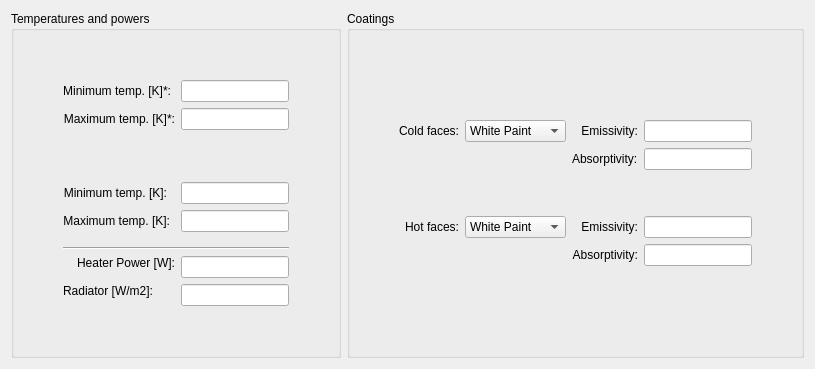
     <widget class="QWidget" name="Thermal">
      <attribute name="title">
       <string>Thermal</string>
      </attribute>
      <layout class="QGridLayout" name="gridLayout_7">
       <item row="0" column="0">
        <layout class="QHBoxLayout" name="horizontalLayout_3">
         <item>
          <widget class="QGroupBox" name="groupBox_3">
           <property name="title">
            <string>Temperatures and powers</string>
           </property>
           <layout class="QGridLayout" name="gridLayout_8">
            <item row="1" column="1">
             <layout class="QVBoxLayout" name="verticalLayout_2">
              <item>
               <layout class="QFormLayout" name="formLayout_3">
                <property name="fieldGrowthPolicy">
                 <enum>QFormLayout::FieldsStayAtSizeHint</enum>
                </property>
                <item row="1" column="1">
                 <widget class="QLineEdit" name="ThermalGUISCMinTemperatureHeaterRadiatorLineEdit_3">
                  <property name="enabled">
                   <bool>true</bool>
                  </property>
                  <property name="sizePolicy">
                   <sizepolicy hsizetype="Preferred" vsizetype="Preferred">
                    <horstretch>0</horstretch>
                    <verstretch>0</verstretch>
                   </sizepolicy>
                  </property>
                  <property name="alignment">
                   <set>Qt::AlignRight|Qt::AlignTrailing|Qt::AlignVCenter</set>
                  </property>
                 </widget>
                </item>
                <item row="1" column="0">
                 <widget class="QLabel" name="label_39">
                  <property name="sizePolicy">
                   <sizepolicy hsizetype="Preferred" vsizetype="Preferred">
                    <horstretch>0</horstretch>
                    <verstretch>0</verstretch>
                   </sizepolicy>
                  </property>
                  <property name="text">
                   <string>Minimum temp. [K]*:</string>
                  </property>
                  <property name="alignment">
                   <set>Qt::AlignRight|Qt::AlignTrailing|Qt::AlignVCenter</set>
                  </property>
                  <property name="indent">
                   <number>0</number>
                  </property>
                 </widget>
                </item>
                <item row="2" column="0">
                 <widget class="QLabel" name="label_40">
                  <property name="sizePolicy">
                   <sizepolicy hsizetype="Preferred" vsizetype="Preferred">
                    <horstretch>0</horstretch>
                    <verstretch>0</verstretch>
                   </sizepolicy>
                  </property>
                  <property name="text">
                   <string>Maximum temp. [K]*:</string>
                  </property>
                  <property name="alignment">
                   <set>Qt::AlignRight|Qt::AlignTrailing|Qt::AlignVCenter</set>
                  </property>
                  <property name="indent">
                   <number>0</number>
                  </property>
                 </widget>
                </item>
                <item row="2" column="1">
                 <widget class="QLineEdit" name="ThermalGUISCMaxTemperatureHeaterRadiatorLineEdit_3">
                  <property name="enabled">
                   <bool>true</bool>
                  </property>
                  <property name="sizePolicy">
                   <sizepolicy hsizetype="Preferred" vsizetype="Preferred">
                    <horstretch>0</horstretch>
                    <verstretch>0</verstretch>
                   </sizepolicy>
                  </property>
                  <property name="alignment">
                   <set>Qt::AlignRight|Qt::AlignTrailing|Qt::AlignVCenter</set>
                  </property>
                 </widget>
                </item>
                <item row="4" column="0">
                 <widget class="QLabel" name="label_56">
                  <property name="sizePolicy">
                   <sizepolicy hsizetype="Preferred" vsizetype="Preferred">
                    <horstretch>0</horstretch>
                    <verstretch>0</verstretch>
                   </sizepolicy>
                  </property>
                  <property name="text">
                   <string>Minimum temp. [K]:</string>
                  </property>
                  <property name="alignment">
                   <set>Qt::AlignRight|Qt::AlignTrailing|Qt::AlignVCenter</set>
                  </property>
                  <property name="indent">
                   <number>0</number>
                  </property>
                 </widget>
                </item>
                <item row="4" column="1">
                 <widget class="QLineEdit" name="ThermalGUISCMinTemperatureLineEdit_3">
                  <property name="enabled">
                   <bool>true</bool>
                  </property>
                  <property name="sizePolicy">
                   <sizepolicy hsizetype="Preferred" vsizetype="Preferred">
                    <horstretch>0</horstretch>
                    <verstretch>0</verstretch>
                   </sizepolicy>
                  </property>
                  <property name="alignment">
                   <set>Qt::AlignRight|Qt::AlignTrailing|Qt::AlignVCenter</set>
                  </property>
                 </widget>
                </item>
                <item row="5" column="0">
                 <widget class="QLabel" name="label_57">
                  <property name="sizePolicy">
                   <sizepolicy hsizetype="Preferred" vsizetype="Preferred">
                    <horstretch>0</horstretch>
                    <verstretch>0</verstretch>
                   </sizepolicy>
                  </property>
                  <property name="text">
                   <string>Maximum temp. [K]:</string>
                  </property>
                  <property name="alignment">
                   <set>Qt::AlignRight|Qt::AlignTrailing|Qt::AlignVCenter</set>
                  </property>
                  <property name="indent">
                   <number>0</number>
                  </property>
                 </widget>
                </item>
                <item row="5" column="1">
                 <widget class="QLineEdit" name="ThermalGUISCMaxTemperatureLineEdit_3">
                  <property name="enabled">
                   <bool>true</bool>
                  </property>
                  <property name="sizePolicy">
                   <sizepolicy hsizetype="Preferred" vsizetype="Preferred">
                    <horstretch>0</horstretch>
                    <verstretch>0</verstretch>
                   </sizepolicy>
                  </property>
                  <property name="alignment">
                   <set>Qt::AlignRight|Qt::AlignTrailing|Qt::AlignVCenter</set>
                  </property>
                 </widget>
                </item>
                <item row="6" column="0">
                 <widget class="Line" name="line_5">
                  <property name="orientation">
                   <enum>Qt::Horizontal</enum>
                  </property>
                 </widget>
                </item>
                <item row="3" column="0">
                 <spacer name="verticalSpacer_10">
                  <property name="orientation">
                   <enum>Qt::Vertical</enum>
                  </property>
                  <property name="sizeHint" stdset="0">
                   <size>
                    <width>20</width>
                    <height>40</height>
                   </size>
                  </property>
                 </spacer>
                </item>
               </layout>
              </item>
              <item>
               <widget class="Line" name="line_4">
                <property name="orientation">
                 <enum>Qt::Horizontal</enum>
                </property>
               </widget>
              </item>
              <item>
               <layout class="QFormLayout" name="formLayout_4">
                <property name="fieldGrowthPolicy">
                 <enum>QFormLayout::FieldsStayAtSizeHint</enum>
                </property>
                <item row="0" column="0">
                 <widget class="QLabel" name="label_27">
                  <property name="sizePolicy">
                   <sizepolicy hsizetype="Preferred" vsizetype="Fixed">
                    <horstretch>0</horstretch>
                    <verstretch>0</verstretch>
                   </sizepolicy>
                  </property>
                  <property name="text">
                   <string>    Heater Power [W]:</string>
                  </property>
                  <property name="alignment">
                   <set>Qt::AlignRight|Qt::AlignTrailing|Qt::AlignVCenter</set>
                  </property>
                  <property name="indent">
                   <number>0</number>
                  </property>
                 </widget>
                </item>
                <item row="0" column="1">
                 <widget class="QLineEdit" name="ThermalGUIHeaterPowerLineEdit">
                  <property name="enabled">
                   <bool>true</bool>
                  </property>
                  <property name="sizePolicy">
                   <sizepolicy hsizetype="Preferred" vsizetype="Fixed">
                    <horstretch>0</horstretch>
                    <verstretch>0</verstretch>
                   </sizepolicy>
                  </property>
                  <property name="alignment">
                   <set>Qt::AlignRight|Qt::AlignTrailing|Qt::AlignVCenter</set>
                  </property>
                 </widget>
                </item>
                <item row="2" column="0">
                 <widget class="QLabel" name="label_28">
                  <property name="sizePolicy">
                   <sizepolicy hsizetype="Preferred" vsizetype="Fixed">
                    <horstretch>0</horstretch>
                    <verstretch>0</verstretch>
                   </sizepolicy>
                  </property>
                  <property name="text">
                   <string>Radiator [W/m2]:</string>
                  </property>
                  <property name="alignment">
                   <set>Qt::AlignRight|Qt::AlignTrailing|Qt::AlignVCenter</set>
                  </property>
                  <property name="indent">
                   <number>0</number>
                  </property>
                 </widget>
                </item>
                <item row="2" column="1">
                 <widget class="QLineEdit" name="ThermalGUIRadiatorLineEdit">
                  <property name="enabled">
                   <bool>true</bool>
                  </property>
                  <property name="sizePolicy">
                   <sizepolicy hsizetype="Preferred" vsizetype="Fixed">
                    <horstretch>0</horstretch>
                    <verstretch>0</verstretch>
                   </sizepolicy>
                  </property>
                  <property name="alignment">
                   <set>Qt::AlignRight|Qt::AlignTrailing|Qt::AlignVCenter</set>
                  </property>
                 </widget>
                </item>
               </layout>
              </item>
             </layout>
            </item>
            <item row="2" column="1">
             <spacer name="verticalSpacer">
              <property name="orientation">
               <enum>Qt::Vertical</enum>
              </property>
              <property name="sizeHint" stdset="0">
               <size>
                <width>20</width>
                <height>40</height>
               </size>
              </property>
             </spacer>
            </item>
            <item row="0" column="1">
             <spacer name="verticalSpacer_2">
              <property name="orientation">
               <enum>Qt::Vertical</enum>
              </property>
              <property name="sizeHint" stdset="0">
               <size>
                <width>20</width>
                <height>40</height>
               </size>
              </property>
             </spacer>
            </item>
            <item row="1" column="0">
             <spacer name="horizontalSpacer_17">
              <property name="orientation">
               <enum>Qt::Horizontal</enum>
              </property>
              <property name="sizeHint" stdset="0">
               <size>
                <width>40</width>
                <height>20</height>
               </size>
              </property>
             </spacer>
            </item>
            <item row="1" column="2">
             <spacer name="horizontalSpacer_18">
              <property name="orientation">
               <enum>Qt::Horizontal</enum>
              </property>
              <property name="sizeHint" stdset="0">
               <size>
                <width>40</width>
                <height>20</height>
               </size>
              </property>
             </spacer>
            </item>
           </layout>
          </widget>
         </item>
         <item>
          <widget class="QGroupBox" name="groupBox_4">
           <property name="title">
            <string>Coatings</string>
           </property>
           <layout class="QGridLayout" name="gridLayout_10">
            <item row="1" column="1">
             <layout class="QGridLayout" name="gridLayout_9">
              <item row="0" column="0">
               <widget class="QLabel" name="label_41">
                <property name="sizePolicy">
                 <sizepolicy hsizetype="MinimumExpanding" vsizetype="Fixed">
                  <horstretch>0</horstretch>
                  <verstretch>0</verstretch>
                 </sizepolicy>
                </property>
                <property name="text">
                 <string>Cold faces:</string>
                </property>
                <property name="alignment">
                 <set>Qt::AlignRight|Qt::AlignTrailing|Qt::AlignVCenter</set>
                </property>
                <property name="indent">
                 <number>0</number>
                </property>
               </widget>
              </item>
              <item row="0" column="1">
               <widget class="QComboBox" name="ThermalGUIColdCoatingComboBox_2">
                <item>
                 <property name="text">
                  <string>White Paint</string>
                 </property>
                </item>
                <item>
                 <property name="text">
                  <string>Black Paint</string>
                 </property>
                </item>
                <item>
                 <property name="text">
                  <string>User Defined</string>
                 </property>
                </item>
                <item>
                 <property name="text">
                  <string>No Coating</string>
                 </property>
                </item>
               </widget>
              </item>
              <item row="0" column="2">
               <widget class="QLabel" name="label_58">
                <property name="sizePolicy">
                 <sizepolicy hsizetype="Preferred" vsizetype="Fixed">
                  <horstretch>0</horstretch>
                  <verstretch>0</verstretch>
                 </sizepolicy>
                </property>
                <property name="text">
                 <string>Emissivity:</string>
                </property>
                <property name="alignment">
                 <set>Qt::AlignRight|Qt::AlignTrailing|Qt::AlignVCenter</set>
                </property>
                <property name="indent">
                 <number>0</number>
                </property>
               </widget>
              </item>
              <item row="0" column="3">
               <widget class="QLineEdit" name="ThermalGUIColdEmmissivityLineEdit_2">
                <property name="enabled">
                 <bool>true</bool>
                </property>
                <property name="sizePolicy">
                 <sizepolicy hsizetype="Preferred" vsizetype="Fixed">
                  <horstretch>0</horstretch>
                  <verstretch>0</verstretch>
                 </sizepolicy>
                </property>
                <property name="alignment">
                 <set>Qt::AlignRight|Qt::AlignTrailing|Qt::AlignVCenter</set>
                </property>
               </widget>
              </item>
              <item row="1" column="2">
               <widget class="QLabel" name="label_59">
                <property name="sizePolicy">
                 <sizepolicy hsizetype="Preferred" vsizetype="Fixed">
                  <horstretch>0</horstretch>
                  <verstretch>0</verstretch>
                 </sizepolicy>
                </property>
                <property name="text">
                 <string>Absorptivity:</string>
                </property>
                <property name="indent">
                 <number>0</number>
                </property>
               </widget>
              </item>
              <item row="1" column="3">
               <widget class="QLineEdit" name="ThermalGUIColdAbsorptivityLineEdit_2">
                <property name="enabled">
                 <bool>true</bool>
                </property>
                <property name="sizePolicy">
                 <sizepolicy hsizetype="Preferred" vsizetype="Fixed">
                  <horstretch>0</horstretch>
                  <verstretch>0</verstretch>
                 </sizepolicy>
                </property>
                <property name="alignment">
                 <set>Qt::AlignRight|Qt::AlignTrailing|Qt::AlignVCenter</set>
                </property>
               </widget>
              </item>
              <item row="3" column="0">
               <widget class="QLabel" name="label_42">
                <property name="sizePolicy">
                 <sizepolicy hsizetype="MinimumExpanding" vsizetype="Fixed">
                  <horstretch>0</horstretch>
                  <verstretch>0</verstretch>
                 </sizepolicy>
                </property>
                <property name="text">
                 <string>Hot faces:</string>
                </property>
                <property name="alignment">
                 <set>Qt::AlignRight|Qt::AlignTrailing|Qt::AlignVCenter</set>
                </property>
                <property name="indent">
                 <number>0</number>
                </property>
               </widget>
              </item>
              <item row="3" column="1">
               <widget class="QComboBox" name="ThermalGUIHotCoatingComboBox_2">
                <item>
                 <property name="text">
                  <string>White Paint</string>
                 </property>
                </item>
                <item>
                 <property name="text">
                  <string>Black Paint</string>
                 </property>
                </item>
                <item>
                 <property name="text">
                  <string>User Defined</string>
                 </property>
                </item>
                <item>
                 <property name="text">
                  <string>No Coating</string>
                 </property>
                </item>
               </widget>
              </item>
              <item row="3" column="2">
               <widget class="QLabel" name="label_60">
                <property name="sizePolicy">
                 <sizepolicy hsizetype="Preferred" vsizetype="Fixed">
                  <horstretch>0</horstretch>
                  <verstretch>0</verstretch>
                 </sizepolicy>
                </property>
                <property name="text">
                 <string>Emissivity:</string>
                </property>
                <property name="alignment">
                 <set>Qt::AlignRight|Qt::AlignTrailing|Qt::AlignVCenter</set>
                </property>
                <property name="indent">
                 <number>0</number>
                </property>
               </widget>
              </item>
              <item row="3" column="3">
               <widget class="QLineEdit" name="ThermalGUIHotEmmissivityLineEdit_2">
                <property name="enabled">
                 <bool>true</bool>
                </property>
                <property name="sizePolicy">
                 <sizepolicy hsizetype="Preferred" vsizetype="Fixed">
                  <horstretch>0</horstretch>
                  <verstretch>0</verstretch>
                 </sizepolicy>
                </property>
                <property name="alignment">
                 <set>Qt::AlignRight|Qt::AlignTrailing|Qt::AlignVCenter</set>
                </property>
               </widget>
              </item>
              <item row="4" column="2">
               <widget class="QLabel" name="label_61">
                <property name="sizePolicy">
                 <sizepolicy hsizetype="Preferred" vsizetype="Fixed">
                  <horstretch>0</horstretch>
                  <verstretch>0</verstretch>
                 </sizepolicy>
                </property>
                <property name="text">
                 <string>Absorptivity:</string>
                </property>
                <property name="alignment">
                 <set>Qt::AlignRight|Qt::AlignTrailing|Qt::AlignVCenter</set>
                </property>
                <property name="indent">
                 <number>0</number>
                </property>
               </widget>
              </item>
              <item row="4" column="3">
               <widget class="QLineEdit" name="ThermalGUIHotAbsorptivityLineEdit_2">
                <property name="enabled">
                 <bool>true</bool>
                </property>
                <property name="sizePolicy">
                 <sizepolicy hsizetype="Preferred" vsizetype="Fixed">
                  <horstretch>0</horstretch>
                  <verstretch>0</verstretch>
                 </sizepolicy>
                </property>
                <property name="alignment">
                 <set>Qt::AlignRight|Qt::AlignTrailing|Qt::AlignVCenter</set>
                </property>
               </widget>
              </item>
              <item row="2" column="2">
               <spacer name="verticalSpacer_9">
                <property name="orientation">
                 <enum>Qt::Vertical</enum>
                </property>
                <property name="sizeHint" stdset="0">
                 <size>
                  <width>20</width>
                  <height>40</height>
                 </size>
                </property>
               </spacer>
              </item>
             </layout>
            </item>
            <item row="0" column="1">
             <spacer name="verticalSpacer_3">
              <property name="orientation">
               <enum>Qt::Vertical</enum>
              </property>
              <property name="sizeHint" stdset="0">
               <size>
                <width>20</width>
                <height>40</height>
               </size>
              </property>
             </spacer>
            </item>
            <item row="2" column="1">
             <spacer name="verticalSpacer_4">
              <property name="orientation">
               <enum>Qt::Vertical</enum>
              </property>
              <property name="sizeHint" stdset="0">
               <size>
                <width>20</width>
                <height>40</height>
               </size>
              </property>
             </spacer>
            </item>
            <item row="1" column="0">
             <spacer name="horizontalSpacer_16">
              <property name="orientation">
               <enum>Qt::Horizontal</enum>
              </property>
              <property name="sizeHint" stdset="0">
               <size>
                <width>40</width>
                <height>20</height>
               </size>
              </property>
             </spacer>
            </item>
            <item row="1" column="2">
             <spacer name="horizontalSpacer_27">
              <property name="orientation">
               <enum>Qt::Horizontal</enum>
              </property>
              <property name="sizeHint" stdset="0">
               <size>
                <width>40</width>
                <height>20</height>
               </size>
              </property>
             </spacer>
            </item>
           </layout>
          </widget>
         </item>
        </layout>
       </item>
      </layout>
     </widget>
